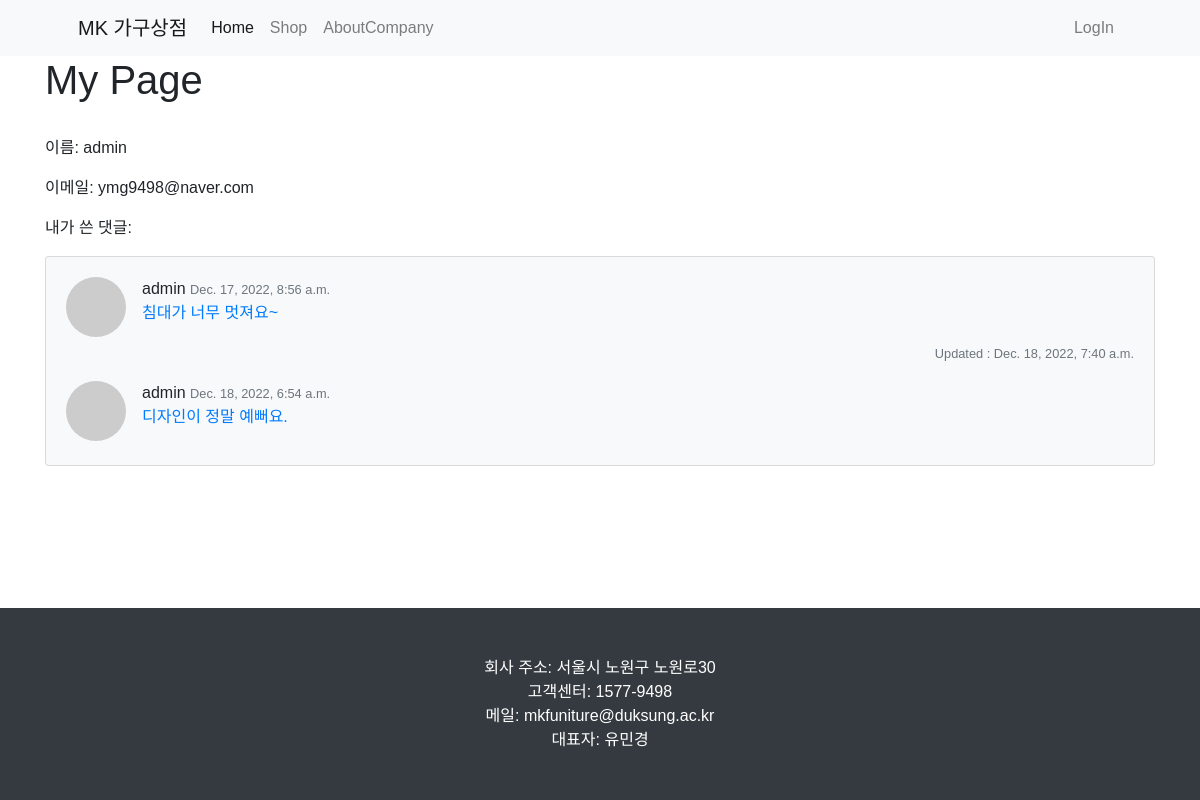
The app's page /shop/my_page/1 with its own data.
### shop/models.py (models this page shows, shortened)
class Comment(models.Model):
    post = models.ForeignKey(Item, on_delete=models.CASCADE)
    author = models.ForeignKey(User, on_delete=models.CASCADE)
    content = models.TextField()
    created_at = models.DateTimeField(auto_now_add=True)
    modified_at = models.DateTimeField(auto_now=True)
    def get_absolute_url(self):
        return f'{self.post.get_absolute_url()}#comment-{self.pk}'
    def get_avatar_url(self):
        if self.author.socialaccount_set.exists():
            return self.author.socialaccount_set.first().get_avatar_url()
        else:
            return 'https://dummyimage.com/50x50/ced4da/6c757d.jpg'

### shop/views.py (the view)
# urls.py: path('my_page/<int:pk>', views.AccountDetailView.as_view(), name='detail'),
class AccountDetailView(DetailView, LoginRequiredMixin, Comment):
    model = User
    context_object_name = 'target_user'
    template_name = 'shop/my_page.html'

### shop/models.py (called while the page is built)
    def get_absolute_url(self):
        return f'/shop/{self.pk}'

### shop/templates/shop/my_page.html (shortened to what this page needs)
<!DOCTYPE html>
{% load static %}
<html lang="ko">
<head>
    <link href="{% static 'shop/bootstrap4/css/bootstrap.min.css' %}" rel="stylesheet" type="text/css" media="screen"></link>
    <link href="{% static 'shop/css/font.css' %}" rel="stylesheet" />
</head>
<body>
    {% include 'shop/navbar.html' %}
    <section>
    <div class="container">
        <h1>My Page</h1>
        <br>
        <p>이름: {{target_user.username}}</p>
        {% if target_user.email %}
        <p>이메일: {{target_user.email}}</p>
        {% endif %}
        <p>내가 쓴 댓글: </p>
        <div id="comment-area" class="mb-5">
            <div class="card bg-light">
                <div class="card-body">
                                    {% for comment in target_user.comment_set.iterator %}
                                    <div class="media d-flex" id="comment-{{comment.pk}}">
                                        <img class="mr-3 rounded-circle" src="{{comment.get_avatar_url}}" alt="{{comment.author}}" width="60px" />
                                        <div class="media-body ms-3">
                                            <div class="fw-bold">
                                                {{comment.author.username}}
                                                <small class="text-muted">{{comment.created_at}}</small>
                                            </div>
                                            <a href="{{comment.get_absolute_url}}">{{comment.content | linebreaks}}</a>
                                            {% if comment.created_at != comment.modified_at %}
                                                <p class="text-muted float-right">
                                                    <small>Updated : {{comment.modified_at}}</small>
                                                </p>
                                            {% endif %}
                                        </div>
                                    </div>
                                {% endfor %}
                </div>
            </div>
        </div>
    </div>
    </section>
    <div class="fixed-bottom">
        {% include 'shop/footer.html' %}
    </div>
</body>
</html>

### records on screen
Comment: author.username "admin", created_at "Dec. 17, 2022, 8:56 a.m.", content "침대가 너무 멋져요~", modified_at "Dec. 18, 2022, 7:40 a.m."
Comment: author.username "admin", created_at "Dec. 18, 2022, 6:54 a.m.", content "디자인이 정말 예뻐요."

### other values on screen
{{ target_user.username }} "admin"
{{ target_user.email }} "ymg9498@naver.com"
